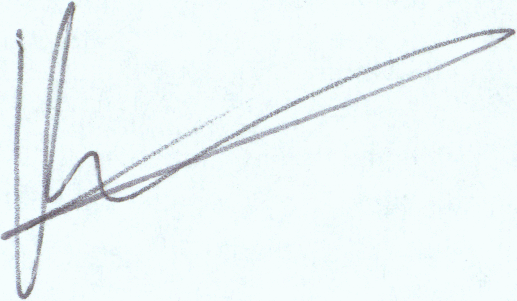
#> input picture Siamese Network for Digital verification/data/training/024/genuine_24/genuine-01.png, 517 x 301 px
$ python CreateData.py
#> lines starting #> are read from the running program, lines starting #| are printed output that depends on the picture
import cv2
from tqdm import tqdm
import os
import random
from random import shuffle
import numpy as np


TRAIN_DIR = './data/training/024'


GENUINE_DIR  = os.path.join(TRAIN_DIR,'genuine_24')
FORGED_DIR   = os.path.join(TRAIN_DIR,'forged_24')


X_left = []
X_right = []
label = []


def create_train_genuine():

    genuine = []

    for img in tqdm(os.listdir(GENUINE_DIR)):


        path = os.path.join(GENUINE_DIR,img)

        img  = cv2.imread(path,cv2.IMREAD_GRAYSCALE)
#> img: shape (301, 517); min 86, max 253, mean 244
        img  = cv2.resize(img,(100,100))
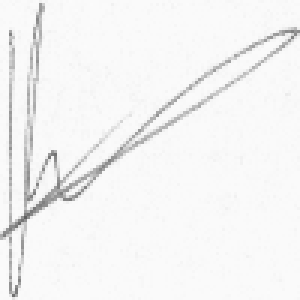
#> img: shape (100, 100) (shown 3 times larger); min 95, max 251, mean 243.9
        genuine.append(np.array(img))
        return genuine


def create_train_forge():

    forged = []

    for img in tqdm(os.listdir(FORGED_DIR)):

        path = os.path.join(FORGED_DIR,img)
        img  = cv2.imread(path,cv2.IMREAD_GRAYSCALE)
        img  = cv2.resize(img,(100,100))

        forged.append(np.array(img))
        return forged


def create_train_similar(genuine):

    for _ in range(20):

        x = random.choice(genuine)
        y = random.choice(genuine)

        X_left.append(x)
        X_right.append(y)
        label.append(np.array([1]))


def create_train_dissimilar(genuine,forged):

    for _ in range(20):

        x = random.choice(genuine)
        y = random.choice(forged)

        X_left.append(x)
        X_right.append(y)
        label.append(np.array([0]))


gen   = create_train_genuine()
#> gen = 1 item
forge   = create_train_forge()
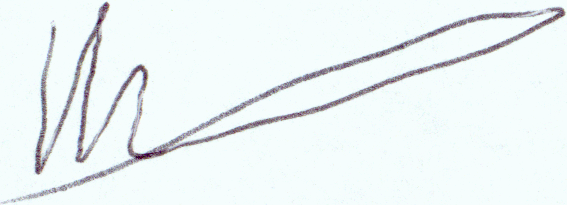
#> input picture Siamese Network for Digital verification/data/training/024/forged_24/forged-01.png, 567 x 205 px
#> in create_train_forge, `img  = cv2.resize(img,(100,100))`:
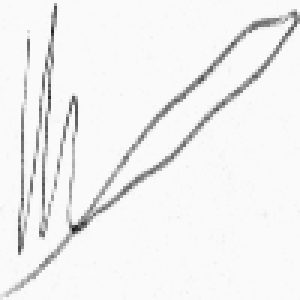
#> img: shape (100, 100) (shown 3 times larger); min 22, max 251, mean 240.7
#> forge = 1 item


create_train_dissimilar(gen,forge)
#> after the loop in create_train_dissimilar, `for _ in range(20):`: X_left = 20 items; label = [[0], [0], [0], [0], [0], [0], [0], [0], [0], [0], [0], [0], [0], [0], [0], [0], [0], [0], [0], [0]]
create_train_similar(gen)
#> after the loop in create_train_similar, `for _ in range(20):`: X_left = 40 items; label = 40 items, first 6: [0], [0], [0], [0], [0], [0]

np.save('X_left.npy',np.array(X_left))
np.save('X_right.npy',np.array(X_right))
np.save('label.npy',np.array(label))
